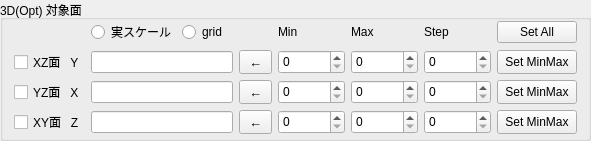
        <widget class="QGroupBox" name="gb_select_serface">
         <property name="sizePolicy">
          <sizepolicy hsizetype="Preferred" vsizetype="Fixed">
           <horstretch>0</horstretch>
           <verstretch>0</verstretch>
          </sizepolicy>
         </property>
         <property name="minimumSize">
          <size>
           <width>300</width>
           <height>125</height>
          </size>
         </property>
         <property name="title">
          <string>3D(Opt) 対象面</string>
         </property>
         <property name="flat">
          <bool>false</bool>
         </property>
         <layout class="QGridLayout" name="gridLayout" rowminimumheight="0">
          <property name="sizeConstraint">
           <enum>QLayout::SetDefaultConstraint</enum>
          </property>
          <property name="topMargin">
           <number>0</number>
          </property>
          <property name="bottomMargin">
           <number>4</number>
          </property>
          <item row="0" column="1">
           <layout class="QGridLayout" name="gridLayout_7">
            <property name="sizeConstraint">
             <enum>QLayout::SetDefaultConstraint</enum>
            </property>
            <property name="leftMargin">
             <number>0</number>
            </property>
            <property name="topMargin">
             <number>0</number>
            </property>
            <item row="2" column="8">
             <widget class="QDoubleSpinBox" name="sp_step_yz">
              <property name="sizePolicy">
               <sizepolicy hsizetype="Minimum" vsizetype="Preferred">
                <horstretch>0</horstretch>
                <verstretch>0</verstretch>
               </sizepolicy>
              </property>
              <property name="decimals">
               <number>0</number>
              </property>
              <property name="maximum">
               <double>1000000.000000000000000</double>
              </property>
             </widget>
            </item>
            <item row="0" column="1">
             <widget class="QRadioButton" name="radioButton_opt_real_scale">
              <property name="text">
               <string>実スケール</string>
              </property>
              <attribute name="buttonGroup">
               <string notr="true">buttonGroup_4</string>
              </attribute>
             </widget>
            </item>
            <item row="3" column="8">
             <widget class="QDoubleSpinBox" name="sp_step_xy">
              <property name="sizePolicy">
               <sizepolicy hsizetype="Minimum" vsizetype="Preferred">
                <horstretch>0</horstretch>
                <verstretch>0</verstretch>
               </sizepolicy>
              </property>
              <property name="decimals">
               <number>0</number>
              </property>
              <property name="maximum">
               <double>1000000.000000000000000</double>
              </property>
             </widget>
            </item>
            <item row="1" column="9">
             <widget class="QPushButton" name="pushButton_setminmax_xz">
              <property name="sizePolicy">
               <sizepolicy hsizetype="Minimum" vsizetype="Preferred">
                <horstretch>0</horstretch>
                <verstretch>0</verstretch>
               </sizepolicy>
              </property>
              <property name="minimumSize">
               <size>
                <width>0</width>
                <height>20</height>
               </size>
              </property>
              <property name="text">
               <string>Set MinMax</string>
              </property>
             </widget>
            </item>
            <item row="0" column="7">
             <widget class="QLabel" name="lb_max">
              <property name="text">
               <string>Max</string>
              </property>
             </widget>
            </item>
            <item row="0" column="9">
             <widget class="QPushButton" name="pushButton_setminmax_all">
              <property name="minimumSize">
               <size>
                <width>0</width>
                <height>20</height>
               </size>
              </property>
              <property name="text">
               <string>Set All</string>
              </property>
             </widget>
            </item>
            <item row="3" column="4">
             <widget class="QPushButton" name="pb_add_xy">
              <property name="sizePolicy">
               <sizepolicy hsizetype="Fixed" vsizetype="Preferred">
                <horstretch>0</horstretch>
                <verstretch>0</verstretch>
               </sizepolicy>
              </property>
              <property name="minimumSize">
               <size>
                <width>0</width>
                <height>20</height>
               </size>
              </property>
              <property name="font">
               <font>
                <family>Meiryo UI</family>
                <pointsize>10</pointsize>
                <bold>false</bold>
               </font>
              </property>
              <property name="styleSheet">
               <string notr="true">padding-left: 9px; padding-right: 9px</string>
              </property>
              <property name="text">
               <string>←</string>
              </property>
             </widget>
            </item>
            <item row="2" column="0">
             <widget class="QCheckBox" name="cb_yz">
              <property name="sizePolicy">
               <sizepolicy hsizetype="Fixed" vsizetype="Fixed">
                <horstretch>0</horstretch>
                <verstretch>0</verstretch>
               </sizepolicy>
              </property>
              <property name="minimumSize">
               <size>
                <width>0</width>
                <height>20</height>
               </size>
              </property>
              <property name="text">
               <string>YZ面   X</string>
              </property>
             </widget>
            </item>
            <item row="2" column="1" colspan="3">
             <widget class="QLineEdit" name="le_yz">
              <property name="sizePolicy">
               <sizepolicy hsizetype="MinimumExpanding" vsizetype="Fixed">
                <horstretch>0</horstretch>
                <verstretch>0</verstretch>
               </sizepolicy>
              </property>
              <property name="minimumSize">
               <size>
                <width>0</width>
                <height>20</height>
               </size>
              </property>
              <property name="clearButtonEnabled">
               <bool>true</bool>
              </property>
             </widget>
            </item>
            <item row="1" column="0">
             <widget class="QCheckBox" name="cb_xz">
              <property name="sizePolicy">
               <sizepolicy hsizetype="Fixed" vsizetype="Fixed">
                <horstretch>0</horstretch>
                <verstretch>0</verstretch>
               </sizepolicy>
              </property>
              <property name="minimumSize">
               <size>
                <width>0</width>
                <height>20</height>
               </size>
              </property>
              <property name="text">
               <string>XZ面   Y</string>
              </property>
             </widget>
            </item>
            <item row="1" column="8">
             <widget class="QDoubleSpinBox" name="sp_step_xz">
              <property name="sizePolicy">
               <sizepolicy hsizetype="Minimum" vsizetype="Preferred">
                <horstretch>0</horstretch>
                <verstretch>0</verstretch>
               </sizepolicy>
              </property>
              <property name="decimals">
               <number>0</number>
              </property>
              <property name="maximum">
               <double>1000000.000000000000000</double>
              </property>
             </widget>
            </item>
            <item row="3" column="5">
             <widget class="QDoubleSpinBox" name="sp_min_xy">
              <property name="sizePolicy">
               <sizepolicy hsizetype="Minimum" vsizetype="Preferred">
                <horstretch>0</horstretch>
                <verstretch>0</verstretch>
               </sizepolicy>
              </property>
              <property name="decimals">
               <number>0</number>
              </property>
              <property name="maximum">
               <double>1000000.000000000000000</double>
              </property>
             </widget>
            </item>
            <item row="3" column="1" colspan="3">
             <widget class="QLineEdit" name="le_xy">
              <property name="sizePolicy">
               <sizepolicy hsizetype="MinimumExpanding" vsizetype="Fixed">
                <horstretch>0</horstretch>
                <verstretch>0</verstretch>
               </sizepolicy>
              </property>
              <property name="minimumSize">
               <size>
                <width>0</width>
                <height>20</height>
               </size>
              </property>
              <property name="clearButtonEnabled">
               <bool>true</bool>
              </property>
             </widget>
            </item>
            <item row="0" column="8">
             <widget class="QLabel" name="lb_step">
              <property name="text">
               <string>Step</string>
              </property>
             </widget>
            </item>
            <item row="2" column="5">
             <widget class="QDoubleSpinBox" name="sp_min_yz">
              <property name="sizePolicy">
               <sizepolicy hsizetype="Minimum" vsizetype="Preferred">
                <horstretch>0</horstretch>
                <verstretch>0</verstretch>
               </sizepolicy>
              </property>
              <property name="decimals">
               <number>0</number>
              </property>
              <property name="maximum">
               <double>1000000.000000000000000</double>
              </property>
             </widget>
            </item>
            <item row="1" column="4">
             <widget class="QPushButton" name="pb_add_xz">
              <property name="sizePolicy">
               <sizepolicy hsizetype="Fixed" vsizetype="Preferred">
                <horstretch>0</horstretch>
                <verstretch>0</verstretch>
               </sizepolicy>
              </property>
              <property name="minimumSize">
               <size>
                <width>0</width>
                <height>20</height>
               </size>
              </property>
              <property name="font">
               <font>
                <family>Meiryo UI</family>
                <pointsize>10</pointsize>
                <bold>false</bold>
               </font>
              </property>
              <property name="styleSheet">
               <string notr="true">padding-left: 9px; padding-right: 9px</string>
              </property>
              <property name="text">
               <string>←</string>
              </property>
             </widget>
            </item>
            <item row="0" column="3">
             <spacer name="horizontalSpacer">
              <property name="orientation">
               <enum>Qt::Horizontal</enum>
              </property>
              <property name="sizeHint" stdset="0">
               <size>
                <width>0</width>
                <height>20</height>
               </size>
              </property>
             </spacer>
            </item>
            <item row="1" column="5">
             <widget class="QDoubleSpinBox" name="sp_min_xz">
              <property name="sizePolicy">
               <sizepolicy hsizetype="Fixed" vsizetype="Preferred">
                <horstretch>0</horstretch>
                <verstretch>0</verstretch>
               </sizepolicy>
              </property>
              <property name="minimumSize">
               <size>
                <width>0</width>
                <height>0</height>
               </size>
              </property>
              <property name="decimals">
               <number>0</number>
              </property>
              <property name="maximum">
               <double>1000000.000000000000000</double>
              </property>
             </widget>
            </item>
            <item row="0" column="2">
             <widget class="QRadioButton" name="radioButton_opt_cell_scale">
              <property name="text">
               <string>grid</string>
              </property>
              <attribute name="buttonGroup">
               <string notr="true">buttonGroup_4</string>
              </attribute>
             </widget>
            </item>
            <item row="1" column="7">
             <widget class="QDoubleSpinBox" name="sp_max_xz">
              <property name="sizePolicy">
               <sizepolicy hsizetype="Minimum" vsizetype="Preferred">
                <horstretch>0</horstretch>
                <verstretch>0</verstretch>
               </sizepolicy>
              </property>
              <property name="decimals">
               <number>0</number>
              </property>
              <property name="maximum">
               <double>1000000.000000000000000</double>
              </property>
             </widget>
            </item>
            <item row="1" column="1" colspan="3">
             <widget class="QLineEdit" name="le_xz">
              <property name="sizePolicy">
               <sizepolicy hsizetype="MinimumExpanding" vsizetype="Fixed">
                <horstretch>0</horstretch>
                <verstretch>0</verstretch>
               </sizepolicy>
              </property>
              <property name="minimumSize">
               <size>
                <width>0</width>
                <height>20</height>
               </size>
              </property>
              <property name="clearButtonEnabled">
               <bool>true</bool>
              </property>
             </widget>
            </item>
            <item row="2" column="4">
             <widget class="QPushButton" name="pb_add_yz">
              <property name="sizePolicy">
               <sizepolicy hsizetype="Fixed" vsizetype="Preferred">
                <horstretch>0</horstretch>
                <verstretch>0</verstretch>
               </sizepolicy>
              </property>
              <property name="minimumSize">
               <size>
                <width>0</width>
                <height>20</height>
               </size>
              </property>
              <property name="font">
               <font>
                <family>Meiryo UI</family>
                <pointsize>10</pointsize>
                <bold>false</bold>
               </font>
              </property>
              <property name="styleSheet">
               <string notr="true">padding-left: 9px; padding-right: 9px</string>
              </property>
              <property name="text">
               <string>←</string>
              </property>
             </widget>
            </item>
            <item row="3" column="0">
             <widget class="QCheckBox" name="cb_xy">
              <property name="sizePolicy">
               <sizepolicy hsizetype="Fixed" vsizetype="Fixed">
                <horstretch>0</horstretch>
                <verstretch>0</verstretch>
               </sizepolicy>
              </property>
              <property name="minimumSize">
               <size>
                <width>0</width>
                <height>20</height>
               </size>
              </property>
              <property name="text">
               <string>XY面   Z</string>
              </property>
             </widget>
            </item>
            <item row="2" column="9">
             <widget class="QPushButton" name="pushButton_setminmax_yz">
              <property name="sizePolicy">
               <sizepolicy hsizetype="Minimum" vsizetype="Preferred">
                <horstretch>0</horstretch>
                <verstretch>0</verstretch>
               </sizepolicy>
              </property>
              <property name="minimumSize">
               <size>
                <width>0</width>
                <height>20</height>
               </size>
              </property>
              <property name="text">
               <string>Set MinMax</string>
              </property>
             </widget>
            </item>
            <item row="3" column="7">
             <widget class="QDoubleSpinBox" name="sp_max_xy">
              <property name="sizePolicy">
               <sizepolicy hsizetype="Minimum" vsizetype="Preferred">
                <horstretch>0</horstretch>
                <verstretch>0</verstretch>
               </sizepolicy>
              </property>
              <property name="decimals">
               <number>0</number>
              </property>
              <property name="maximum">
               <double>1000000.000000000000000</double>
              </property>
             </widget>
            </item>
            <item row="0" column="5">
             <widget class="QLabel" name="lb_min">
              <property name="sizePolicy">
               <sizepolicy hsizetype="Preferred" vsizetype="Fixed">
                <horstretch>0</horstretch>
                <verstretch>0</verstretch>
               </sizepolicy>
              </property>
              <property name="text">
               <string>Min</string>
              </property>
             </widget>
            </item>
            <item row="3" column="9">
             <widget class="QPushButton" name="pushButton_setminmax_xy">
              <property name="sizePolicy">
               <sizepolicy hsizetype="Minimum" vsizetype="Preferred">
                <horstretch>0</horstretch>
                <verstretch>0</verstretch>
               </sizepolicy>
              </property>
              <property name="minimumSize">
               <size>
                <width>0</width>
                <height>20</height>
               </size>
              </property>
              <property name="text">
               <string>Set MinMax</string>
              </property>
             </widget>
            </item>
            <item row="2" column="7">
             <widget class="QDoubleSpinBox" name="sp_max_yz">
              <property name="sizePolicy">
               <sizepolicy hsizetype="Minimum" vsizetype="Preferred">
                <horstretch>0</horstretch>
                <verstretch>0</verstretch>
               </sizepolicy>
              </property>
              <property name="decimals">
               <number>0</number>
              </property>
              <property name="maximum">
               <double>1000000.000000000000000</double>
              </property>
             </widget>
            </item>
           </layout>
          </item>
         </layout>
        </widget>
